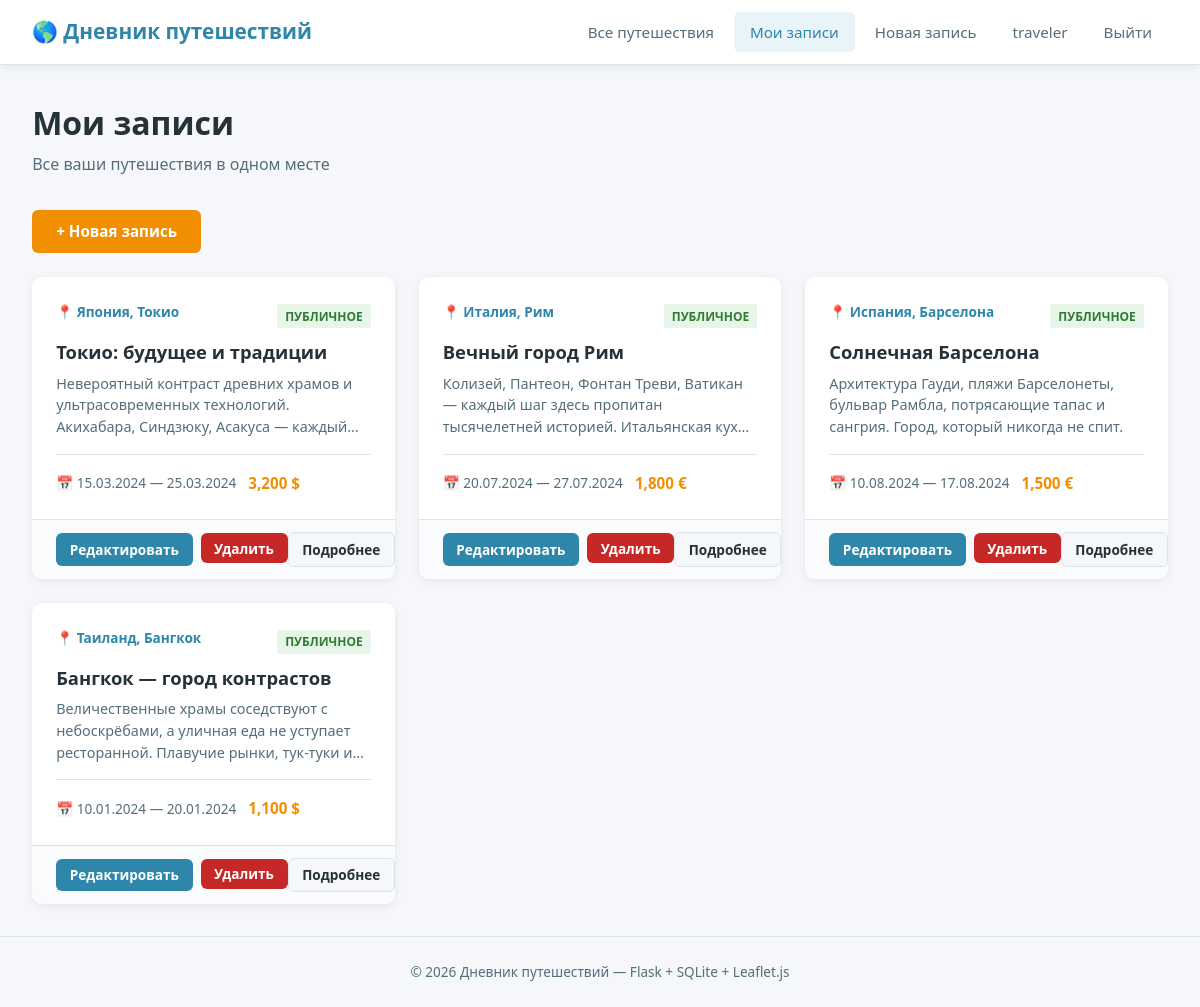
Page /my-trips (signed in) on the committed database.
### tables this page shows
CREATE TABLE users (
            id INTEGER PRIMARY KEY AUTOINCREMENT,
            username TEXT NOT NULL UNIQUE,
            email TEXT NOT NULL UNIQUE,
            password_hash TEXT NOT NULL,
            created_at TIMESTAMP DEFAULT CURRENT_TIMESTAMP
        );

CREATE TABLE trips (
            id INTEGER PRIMARY KEY AUTOINCREMENT,
            user_id INTEGER NOT NULL,
            title TEXT NOT NULL,
            description TEXT,
            country TEXT NOT NULL,
            city TEXT NOT NULL,
            latitude REAL,
            longitude REAL,
            date_start DATE,
            date_end DATE,
            total_cost REAL,
            currency TEXT DEFAULT 'RUB',
            rating_convenience INTEGER DEFAULT 0,
            rating_safety INTEGER DEFAULT 0,
            rating_nature INTEGER DEFAULT 0,
            visibility TEXT DEFAULT 'public',
            created_at TIMESTAMP DEFAULT CURRENT_TIMESTAMP,
            FOREIGN KEY (user_id) REFERENCES users(id)
        );

### app.py (the view)
@app.route('/my-trips')
@login_required
def my_trips():
    db = get_db()
    trips = db.execute(
        '''SELECT * FROM trips
           WHERE user_id = ?
           ORDER BY created_at DESC''',
        (current_user.id,)
    ).fetchall()
    return render_template('my_trips.html', trips=trips)

### app.py (called while the page is built)
@login_manager.user_loader
def load_user(user_id):
    db = get_db()
    row = db.execute('SELECT * FROM users WHERE id = ?', (user_id,)).fetchone()
    if row:
        return User(**row)
    return None

def get_db():
    if 'db' not in g:
        g.db = sqlite3.connect(app.config['DATABASE'])
        g.db.row_factory = sqlite3.Row
        g.db.execute('PRAGMA foreign_keys = ON')
    return g.db

@app.template_filter('currency_symbol')
def currency_symbol_filter(currency_code):
    return CURRENCY_SYMBOLS.get(currency_code, currency_code)

@app.template_filter('format_date')
def format_date_filter(date_str):
    if not date_str:
        return ''
    try:
        dt = datetime.strptime(str(date_str), '%Y-%m-%d')
        return dt.strftime('%d.%m.%Y')
    except (ValueError, TypeError):
        return str(date_str)

### templates/my_trips.html (shortened to what this page needs)
{% extends "base.html" %}
{% block content %}
<div class="page-header">
    <h1>Мои записи</h1>
    <p>Все ваши путешествия в одном месте</p>
</div>
{% if trips %}
    <div style="margin-bottom:1.5rem;">
        <a href="{{ url_for('trip_new') }}" class="btn btn-accent">+ Новая запись</a>
    </div>
    <div class="trips-grid">
        {% for trip in trips %}
            <div class="trip-card">
                <div class="trip-card-body">
                    <div style="display:flex; justify-content:space-between; align-items:center; margin-bottom:0.5rem;">
                        <div class="trip-card-location">
                            &#128205; {{ trip.country }}, {{ trip.city }}
                        </div>
                        <span class="visibility-badge {{ trip.visibility }}">
                            {% if trip.visibility == 'public' %}Публичное{% else %}Приватное{% endif %}
                        </span>
                    </div>
                    <div class="trip-card-title">
                        <a href="{{ url_for('trip_detail', trip_id=trip.id) }}">
                            {{ trip.title }}
                        </a>
                    </div>
                    <div class="trip-card-desc">
                        {{ trip.description }}
                    </div>
                    <div class="trip-card-meta">
                        {% if trip.date_start %}
                            <span>&#128197; {{ trip.date_start|format_date }}
                                {% if trip.date_end %}&mdash; {{ trip.date_end|format_date }}{% endif %}
                            </span>
                        {% endif %}
                        {% if trip.total_cost %}
                            <span class="trip-card-cost">
                                {{ '{:,.0f}'.format(trip.total_cost) }} {{ trip.currency|currency_symbol }}
                            </span>
                        {% endif %}
                    </div>
                </div>
                <div class="trip-card-footer">
                    <div style="display:flex; gap:0.5rem;">
                        <a href="{{ url_for('trip_edit', trip_id=trip.id) }}" class="btn btn-primary btn-sm">
                            Редактировать
                        </a>
                        <form method="POST" action="{{ url_for('trip_delete', trip_id=trip.id) }}"
                              style="display:inline;"
                              onsubmit="return confirm('Вы уверены, что хотите удалить эту запись?');">
                            <button type="submit" class="btn btn-danger btn-sm">Удалить</button>
                        </form>
                    </div>
                    <a href="{{ url_for('trip_detail', trip_id=trip.id) }}" class="btn btn-secondary btn-sm">
                        Подробнее
                    </a>
                </div>
            </div>
        {% endfor %}
    </div>
{% else %}
    <div class="empty-state">
        <h3>У вас пока нет записей</h3>
        <p>Создайте первую запись о своём путешествии!</p>
        <a href="{{ url_for('trip_new') }}" class="btn btn-accent">Создать запись</a>
    </div>
{% endif %}
{% endblock %}

### templates/base.html (shortened to what this page needs)
<!DOCTYPE html>
<html lang="ru">
<head>
    <link rel="stylesheet" href="{{ url_for('static', filename='style.css') }}">
</head>
<body>
    <nav class="navbar">
        <div class="navbar-inner">
            <a href="{{ url_for('index') }}" class="navbar-brand">
                &#127758; Дневник путешествий
            </a>
            <ul class="navbar-nav">
                <li><a href="{{ url_for('index') }}"
                       {% if request.endpoint == 'index' %}class="active"{% endif %}>
                    Все путешествия
                </a></li>
                {% if current_user.is_authenticated %}
                    <li><a href="{{ url_for('my_trips') }}"
                           {% if request.endpoint == 'my_trips' %}class="active"{% endif %}>
                        Мои записи
                    </a></li>
                    <li><a href="{{ url_for('trip_new') }}"
                           {% if request.endpoint == 'trip_new' %}class="active"{% endif %}>
                        Новая запись
                    </a></li>
                    <li><a href="{{ url_for('user_profile', username=current_user.username) }}">
                        {{ current_user.username }}
                    </a></li>
                    <li><a href="{{ url_for('logout') }}">Выйти</a></li>
                {% endif %}
            </ul>
        </div>
    </nav>
    <main class="container">
        {% block content %}{% endblock %}
    </main>
    <footer class="footer">
        &copy; {{ now().year if now is defined else '2026' }} Дневник путешествий &mdash; Flask + SQLite + Leaflet.js
    </footer>
</body>
</html>

### static/style.css (style rules this page uses)
*, *::before, *::after { margin: 0; padding: 0; box-sizing: border-box; }
:root { --primary: #2e86ab; --primary-dark: #1a5f7a; --primary-light: #e8f4f8; --accent: #f18f01; --accent-dark: #c97800; --success: #2e7d32; --danger: #c62828; --warning: #f57f17; --info: #0277bd; --text: #263238; --text-light: #546e7a; --bg: #f5f7fa; --white: #ffffff; --border: #dde3e8; --shadow: 0 2px 8px rgba(0, 0, 0, 0.08); --shadow-hover: 0 6px 20px rgba(0, 0, 0, 0.12); --radius: 10px; --radius-sm: 6px; --transition: 0.2s ease; }
html { font-size: 16px; scroll-behavior: smooth; }
body { font-family: 'Segoe UI', -apple-system, BlinkMacSystemFont, 'Roboto', 'Helvetica Neue', Arial, sans-serif; color: var(--text); background: var(--bg); line-height: 1.6; min-height: 100vh; display: flex; flex-direction: column; }
a { color: var(--primary); text-decoration: none; transition: color var(--transition); }
.navbar { background: var(--white); border-bottom: 1px solid var(--border); box-shadow: var(--shadow); padding: 0 2rem; position: sticky; top: 0; z-index: 1000; }
.navbar-inner { max-width: 1200px; margin: 0 auto; display: flex; align-items: center; justify-content: space-between; height: 64px; }
.navbar-brand { font-size: 1.3rem; font-weight: 700; color: var(--primary); display: flex; align-items: center; gap: 0.5rem; }
.navbar-nav { display: flex; align-items: center; gap: 0.25rem; list-style: none; }
.navbar-nav a { display: block; padding: 0.5rem 1rem; border-radius: var(--radius-sm); color: var(--text-light); font-size: 0.95rem; font-weight: 500; transition: background var(--transition), color var(--transition); }
.navbar-nav a:hover, .navbar-nav a.active { background: var(--primary-light); color: var(--primary); }
.container { max-width: 1200px; margin: 0 auto; padding: 2rem; flex: 1; }
.page-header { margin-bottom: 2rem; }
.page-header h1 { font-size: 2rem; font-weight: 700; color: var(--text); }
.page-header p { color: var(--text-light); margin-top: 0.25rem; }
.trips-grid { display: grid; grid-template-columns: repeat(auto-fill, minmax(340px, 1fr)); gap: 1.5rem; }
.trip-card { background: var(--white); border-radius: var(--radius); box-shadow: var(--shadow); overflow: hidden; transition: transform var(--transition), box-shadow var(--transition); display: flex; flex-direction: column; }
.trip-card-body { padding: 1.5rem; flex: 1; display: flex; flex-direction: column; }
.trip-card-location { font-size: 0.85rem; color: var(--primary); font-weight: 600; margin-bottom: 0.5rem; display: flex; align-items: center; gap: 0.35rem; }
.trip-card-title { font-size: 1.15rem; font-weight: 700; margin-bottom: 0.5rem; line-height: 1.4; }
.trip-card-title a { color: var(--text); }
.trip-card-desc { font-size: 0.9rem; color: var(--text-light); line-height: 1.5; margin-bottom: 1rem; flex: 1; display: -webkit-box; -webkit-line-clamp: 3; -webkit-box-orient: vertical; overflow: hidden; }
.trip-card-meta { display: flex; flex-wrap: wrap; gap: 0.75rem; font-size: 0.85rem; color: var(--text-light); padding-top: 1rem; border-top: 1px solid var(--border); }
.trip-card-meta span { display: flex; align-items: center; gap: 0.3rem; }
.trip-card-footer { padding: 0.75rem 1.5rem; background: #fafbfc; border-top: 1px solid var(--border); display: flex; align-items: center; justify-content: space-between; font-size: 0.85rem; }
.trip-card-cost { font-weight: 700; color: var(--accent); font-size: 0.95rem; }
.btn { display: inline-flex; align-items: center; justify-content: center; gap: 0.4rem; padding: 0.6rem 1.5rem; border: none; border-radius: var(--radius-sm); font-size: 0.95rem; font-weight: 600; font-family: inherit; cursor: pointer; transition: background var(--transition), transform var(--transition); text-decoration: none; }
.btn-primary { background: var(--primary); color: var(--white); }
.btn-accent { background: var(--accent); color: var(--white); }
.btn-secondary { background: var(--bg); color: var(--text); border: 1px solid var(--border); }
.btn-danger { background: var(--danger); color: var(--white); }
.btn-sm { padding: 0.35rem 0.85rem; font-size: 0.85rem; }
.footer { text-align: center; padding: 1.5rem 2rem; color: var(--text-light); font-size: 0.85rem; border-top: 1px solid var(--border); margin-top: auto; }
.visibility-badge { display: inline-block; padding: 0.15rem 0.5rem; border-radius: 3px; font-size: 0.75rem; font-weight: 600; text-transform: uppercase; }
.visibility-badge.public { background: #e8f5e9; color: var(--success); }

### rows in the picture
users: username "traveler"
trips: country "Япония", city "Токио", visibility "ПУБЛИЧНОЕ", title "Токио: будущее и традиции", description "Невероятный контраст древних храмов и ультрасовременных технологий. Акихабара, Синдзюку, Асакуса —…", date_start "15.03.2024", date_end "25.03.2024", total_cost "3,200", currency "$"
trips: country "Италия", city "Рим", visibility "ПУБЛИЧНОЕ", title "Вечный город Рим", description "Колизей, Пантеон, Фонтан Треви, Ватикан — каждый шаг здесь пропитан тысячелетней историей. Итальянская…", date_start "20.07.2024", date_end "27.07.2024", total_cost "1,800", currency "€"
trips: country "Испания", city "Барселона", visibility "ПУБЛИЧНОЕ", title "Солнечная Барселона", description "Архитектура Гауди, пляжи Барселонеты, бульвар Рамбла, потрясающие тапас и сангрия. Город, который никогда не спит.", date_start "10.08.2024", date_end "17.08.2024", total_cost "1,500", currency "€"
trips: country "Таиланд", city "Бангкок", visibility "ПУБЛИЧНОЕ", title "Бангкок — город контрастов", description "Величественные храмы соседствуют с небоскрёбами, а уличная еда не уступает ресторанной. Плавучие рынки, тук-туки…", date_start "10.01.2024", date_end "20.01.2024", total_cost "1,100", currency "$"
